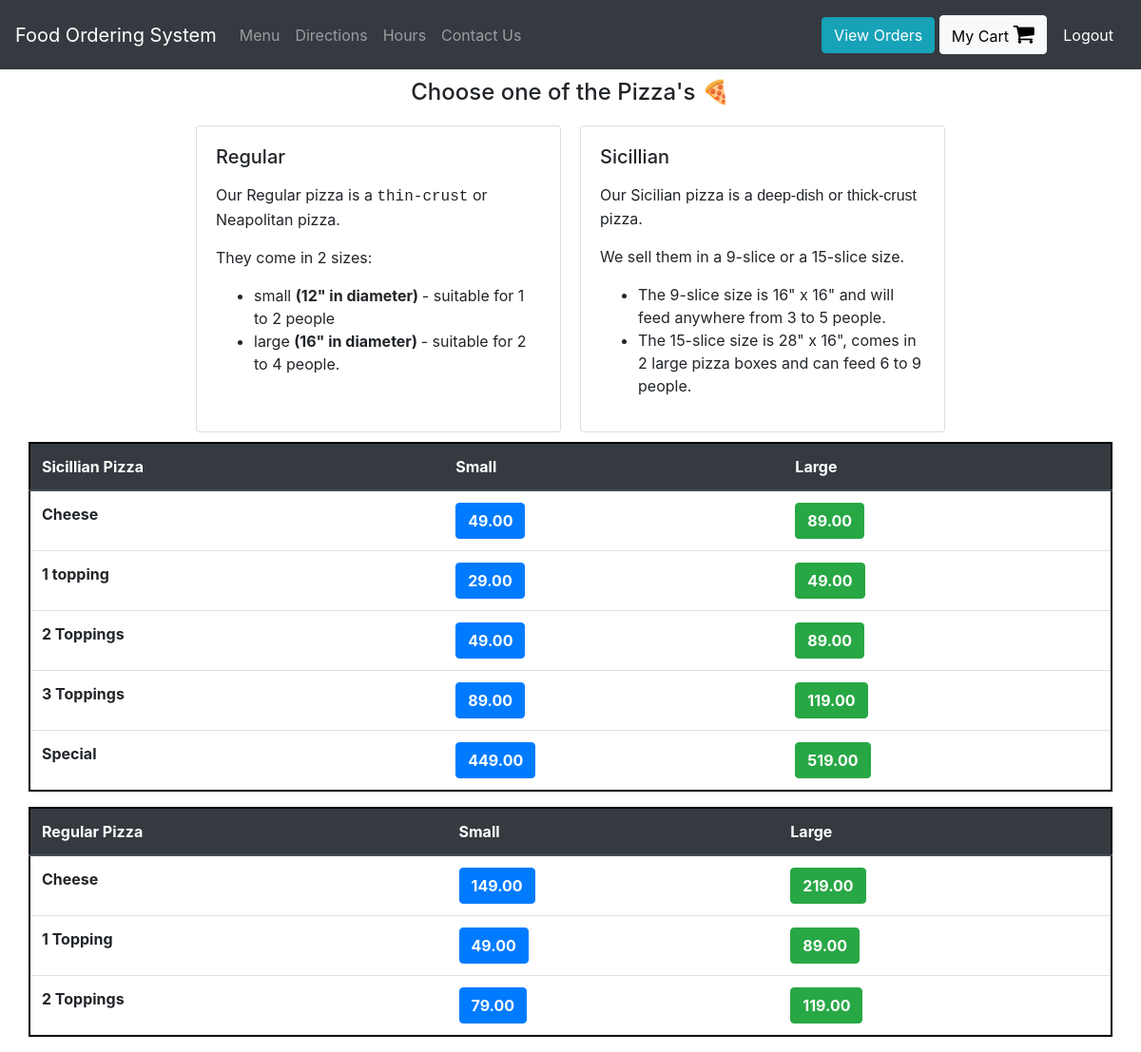
The app's page /Pizza (signed in) with its own data.
### orders/models.py (models this page shows, shortened)
class RegularPizza(models.Model):
    pizza_choice = models.CharField(max_length=200)
    small_price = models.DecimalField(max_digits=6, decimal_places=2)
    large_price = models.DecimalField(max_digits=6, decimal_places=2)
    category_description = models.TextField() #make this the wysiwyg text field

class SicilianPizza(models.Model):
    pizza_choice = models.CharField(max_length=200)
    small_price = models.DecimalField(max_digits=6, decimal_places=2)
    large_price = models.DecimalField(max_digits=6, decimal_places=2)
    category_description = models.TextField() #make this the wysiwyg text field

### orders/views.py (the view)
# urls.py: path("Pizza", views.pizza, name="pizza"),
def pizza(request):
    if request.user.is_authenticated:
        return render(request, "orders/pizza.html", context = {"regular_pizza":RegularPizza.objects.all, "sicillian_pizza":SicilianPizza.objects.all , "toppings":Toppings.objects.all, "number_of_toppings":[1,2,3]})
    else:
        return redirect("orders:login")

### orders/models.py (called while the page is built)
    def __str__(self):
        return f"{self.topping_name}"

### orders/templates/orders/pizza.html (shortened to what this page needs)
{% extends 'orders/header.html' %}
{% block content %}
    <div class="container">
      <h4 style="margin:10px; text-align:center;"> Choose one of the Pizza's &#x1f355 </h4>
      <div class="row justify-content-center">
            <div class="card" id="regular_pizza_card" style="width: 24rem; margin:10px;">
              <div class="card-body">
                <h5 class="card-title" >Regular </h5>
                {% for pizza in regular_pizza %}
                  {% if pizza.category_description != "default" %}
                    <p class="card-text">{{ pizza.category_description | safe}}</p>
                  {% endif %}
                {% endfor %}
              </div>
            </div>
            <div class="card" id="sicillian_pizza_card" style="width: 24rem; margin:10px;">
              <div class="card-body">
                <h5 class="card-title">Sicillian </h5>
                {% for pizza in sicillian_pizza %}
                  {% if pizza.category_description != "default" %}
                    <p class="card-text">{{ pizza.category_description | safe }}</p>
                  {% endif %}
                {% endfor %}
              </div>
            </div>
      </div>
      <div class="row" >
        <table class="table" id="sicillian_pizza_table" style="border: 2px solid black">
          <thead class="thead-dark">
            <tr>
              <th scope="col">Sicillian Pizza</th>
              <th scope="col">Small</th>
              <th scope="col">Large</th>
            </tr>
          </thead>
          <tbody>
            {% for pizza in sicillian_pizza %}
              <tr>
                <th>{{pizza.pizza_choice}}</th>
                {% if forloop.counter0 in number_of_toppings %}
                  <td><button type="button" class="btn btn-primary add_to_cart"  onclick="pizza_toppings({{forloop.counter0}}, 'Small Sicillian', {{pizza.small_price}})"><strong>{{pizza.small_price}}</strong></button></td>
                  <td><button type="button" class="btn btn-success add_to_cart"  onclick="pizza_toppings({{forloop.counter0}}, 'Large Sicillian', {{pizza.large_price}})"><strong>{{pizza.large_price}}</strong></button></td>
                {% else %}
                  <td><button type="button" class="btn btn-primary add_to_cart"  onclick="add_to_cart({item_description: 'Small Sicillian Pizza - {{pizza.pizza_choice}}' , price: {{pizza.small_price}} })"><strong>{{pizza.small_price}}</strong></button></td>
                  <td><button type="button" class="btn btn-success add_to_cart"  onclick="add_to_cart({item_description: 'Large Sicillian Pizza - {{pizza.pizza_choice}}' , price: {{pizza.large_price}} })"><strong>{{pizza.large_price}}</strong></button></td>
                {% endif %}
              </tr>
            {% endfor %}
          </tbody>
        </table>
        <table class="table" id="regular_pizza_table" style="border: 2px solid black">
          <thead class="thead-dark">
            <tr>
              <th scope="col">Regular Pizza</th>
              <th scope="col">Small</th>
              <th scope="col">Large</th>
            </tr>
          </thead>
          <tbody>
            {% for pizza in regular_pizza %}
              <tr>
                <th>{{pizza.pizza_choice}}</th>
                {% if forloop.counter0 in number_of_toppings %}
                  <td><button type="button" class="btn btn-primary add_to_cart"  onclick="pizza_toppings({{forloop.counter0}}, 'Small Regular', {{pizza.small_price}})"><strong>{{pizza.small_price}}</strong></button></td>
                  <td><button type="button" class="btn btn-success add_to_cart"  onclick="pizza_toppings({{forloop.counter0}}, 'Large Regular', {{pizza.large_price}})"><strong>{{pizza.large_price}}</strong></button></td>
                {% else %}
                  <td><button type="button" class="btn btn-primary add_to_cart"  onclick="add_to_cart({item_description: 'Small Regular Pizza - {{pizza.pizza_choice}}' , price: {{pizza.small_price}} })"><strong>{{pizza.small_price}}</strong></button></td>
                  <td><button type="button" class="btn btn-success add_to_cart"  onclick="add_to_cart({item_description: 'Large Regular Pizza - {{pizza.pizza_choice}}' , price: {{pizza.large_price}} })"><strong>{{pizza.large_price}}</strong></button></td>
                {% endif %}
              </tr>
            {% endfor %}
          </tbody>
        </table>
      </div>
    </div>
{% endblock %}

### orders/templates/orders/header.html (shortened to what this page needs)
<!doctype html>
<html lang="en">
  <head>
    <link rel="stylesheet" href="https://stackpath.bootstrapcdn.com/bootstrap/4.3.1/css/bootstrap.min.css">
    <link rel="stylesheet" href="https://cdnjs.cloudflare.com/ajax/libs/font-awesome/4.7.0/css/font-awesome.min.css">
    <link href="https://cdnjs.cloudflare.com/ajax/libs/toastr.js/latest/toastr.min.css" rel="stylesheet"/>
    {% load static %}
    <link rel="stylesheet" href="{% static 'orders/main.js' %}">
  </head>
  <body>
    <nav class="navbar navbar-expand-lg navbar-dark bg-dark">
      <a class="navbar-brand" href="#">Food Ordering System</a>
      <div class="collapse navbar-collapse" id="navbarText">
        {% if user.is_authenticated %}
        <ul class="navbar-nav mr-auto">
          <li class="nav-item">
            <a class="nav-link" href="/">Menu</a>
          </li>
          <li class="nav-item">
            <a class="nav-link" href="/directions">Directions</a>
          </li>
          <li class="nav-item">
            <a class="nav-link" href="/hours">Hours</a>
          </li>
          <li class="nav-item">
            <a class="nav-link" href="/contact">Contact Us</a>
          </li>
        </ul>
        <span class="navbar-text">
          <a href="/view-orders" class="btn btn-info">View Orders</a>
          <a href="/cart" id="cart_button" class="btn btn-light" style="color:black;">My Cart <i class="fa fa-shopping-cart" style="font-size:24px;"></i></a>
          <button type="button" class="btn btn-dark" onclick="logout()">Logout</button>
        </span>
        {% endif %}
      </div>
    </nav>
    {% block content %}
    {% endblock %}
  </body>
</html>

### records on screen
RegularPizza: category_description "Our Regular pizza is a thin-crust or Neapolitan pizza. They come in 2 sizes: small (12\" in diameter) - suitable for 1 to 2 people large (16\" in diameter) - suitable for 2 to 4 people.", pizza_choice "Cheese", small_price "149.00", large_price "219.00"
SicilianPizza: category_description "Our Sicilian pizza is a deep-dish or thick-crust pizza. We sell them in a 9-slice or a 15-slice size. The 9-slice size is 16\" x 16\" and will feed anywhere from 3 to 5 people. The 15-slice size is 28\" x 16\", comes in 2 large pizza boxes and can feed 6 to 9 people.", pizza_choice "Cheese", small_price "49.00", large_price "89.00"
SicilianPizza: pizza_choice "1 topping", small_price "29.00", large_price "49.00"
SicilianPizza: pizza_choice "2 Toppings", small_price "49.00", large_price "89.00"
SicilianPizza: pizza_choice "3 Toppings", small_price "89.00", large_price "119.00"
SicilianPizza: pizza_choice "Special", small_price "449.00", large_price "519.00"
RegularPizza: pizza_choice "1 Topping", small_price "49.00", large_price "89.00"
RegularPizza: pizza_choice "2 Toppings", small_price "79.00", large_price "119.00"
